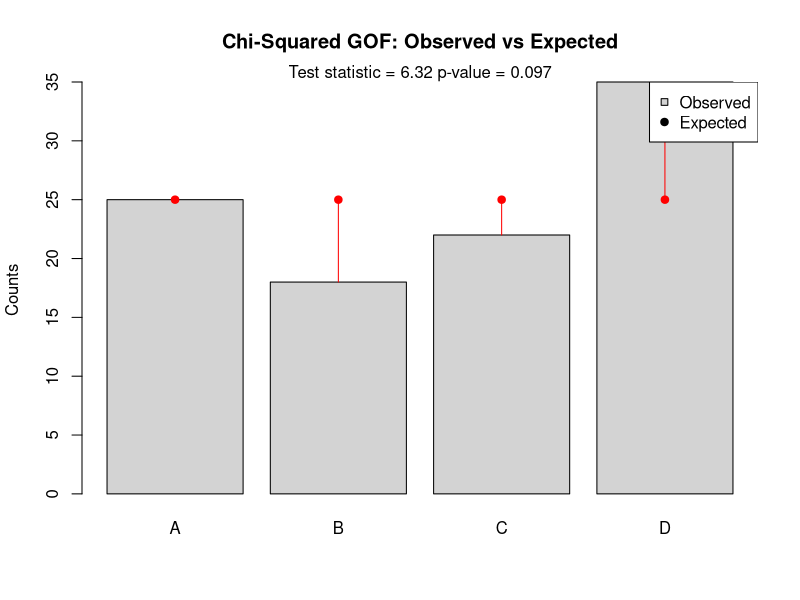
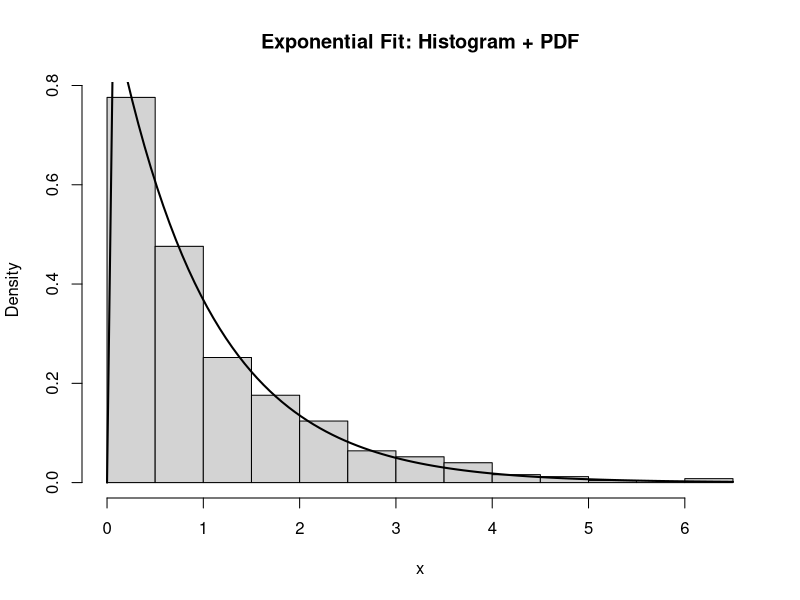
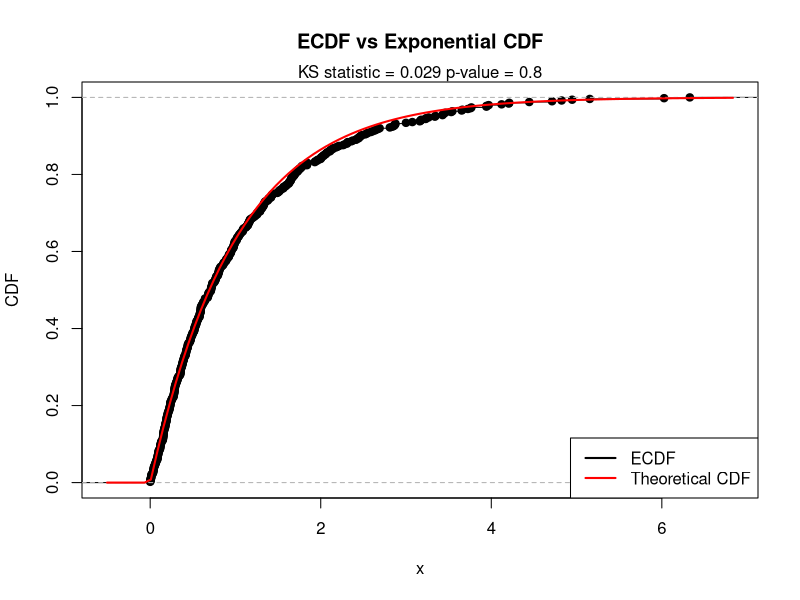
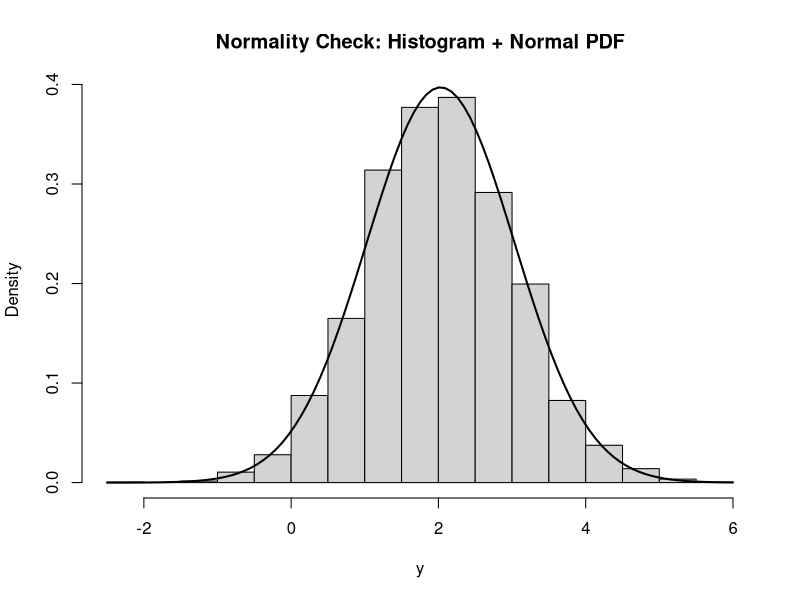
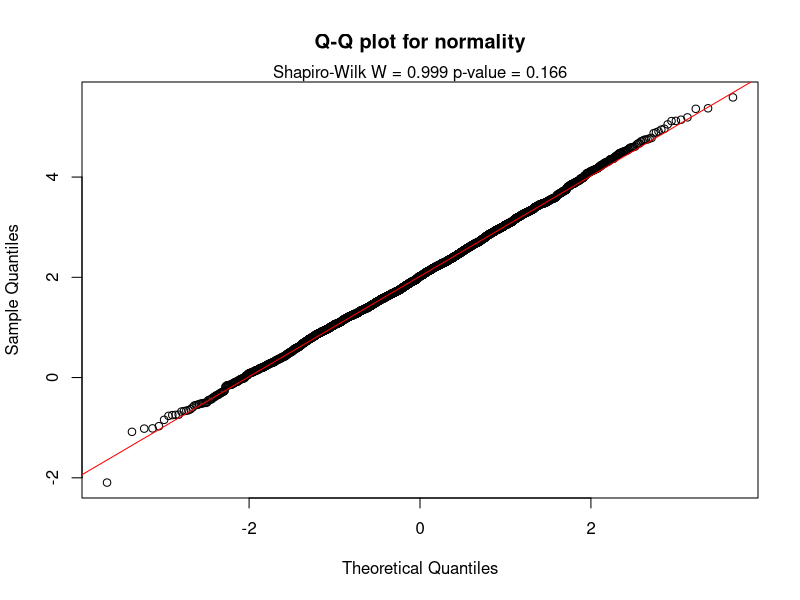
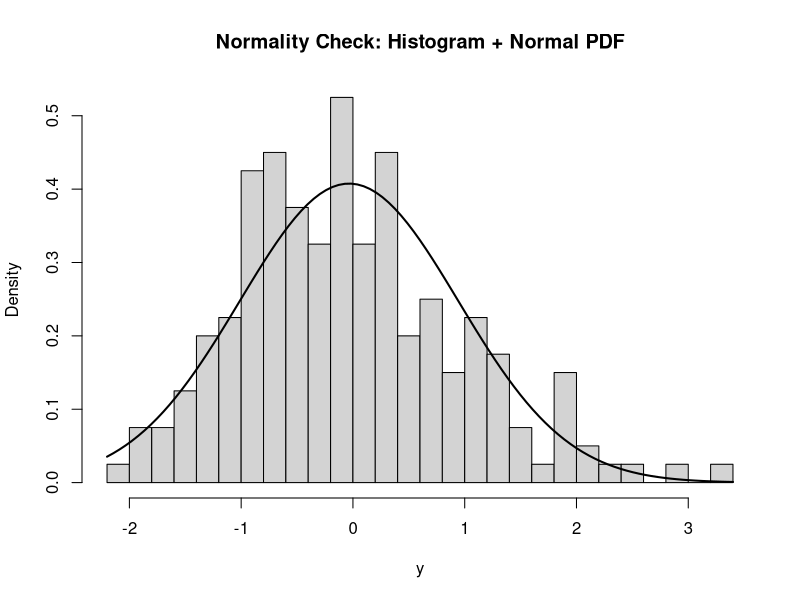
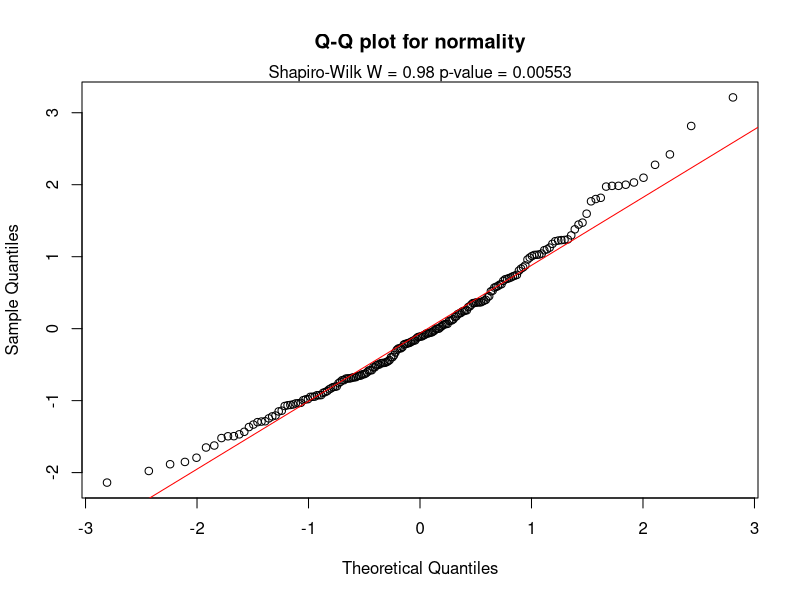

Source code (R) for these figures, in order:
#!/usr/bin/env Rscript

### ---------------------------------------------------------
###  Goodness-of-fit tests with diagnostic plots
### ---------------------------------------------------------

set.seed(126)
pdf("gof_plots.pdf", width = 7, height = 6)

### =========================================================
### 1. CHI-SQUARED GOODNESS-OF-FIT (Discrete)
### =========================================================

observed <- c(25, 18, 22, 35)
names(observed) <- c("A","B","C","D")
expected_probs <- rep(0.25, 4)
chisq <- chisq.test(observed, p = expected_probs)
chisq

# --- Plot: Observed vs Expected ---
bar_centers <- barplot(observed,
                       main = "Chi-Squared GOF: Observed vs Expected",
                       ylab = "Counts",
                       col = "lightgray")

expected_counts <- expected_probs * sum(observed)

points(bar_centers, expected_counts, pch = 19, col = "red")
segments(bar_centers, expected_counts, bar_centers, observed, col="red")
legend("topright", legend=c("Observed","Expected"),
       pch=c(22,19), pt.bg=c("lightgray","red"))

mtext(paste("Test statistic =", round(chisq$statistic, 3),
            "p-value =", signif(chisq$p.value, 3)))

### =========================================================
### 2. KOLMOGOROV–SMIRNOV TEST FOR EXPONENTIAL DISTRIBUTION
### =========================================================

x <- rexp(500, rate = 1)
ks_result <- ks.test(x, "pexp", rate = 1)
ks_result

# --- Histogram + fitted curve ---
hist(x, breaks = 20, freq = FALSE,
     main = "Exponential Fit: Histogram + PDF",
     xlab = "x", col = "lightgray")
curve(dexp(x, rate = 1), add = TRUE, lwd = 2)

# --- CDF comparison ---
plot.ecdf(x, main = "ECDF vs Exponential CDF",
          xlab = "x", ylab = "CDF")
curve(pexp(x, rate = 1), add = TRUE, col = "red", lwd = 2)

legend("bottomright", legend=c("ECDF","Theoretical CDF"),
       col=c("black","red"), lwd=2)
mtext(paste("KS statistic =", round(ks_result$statistic,3),
            "p-value =", signif(ks_result$p.value,3)))

### =========================================================
### 3. SHAPIRO–WILK NORMALITY TEST
### =========================================================

y <- rnorm(4000, mean = 2.0, sd = 1.0)  # non-normal data
shap <- shapiro.test(y)
shap
kstestn <- ks.test(y,"pnorm", mean=mean(y), sd=sd(y))
kstestn
kstestl <- ks.test(y,"plnorm", meanlog = 0, sdlog = 0.5)
kstestl

# --- Histogram + Normal fit ---
hist(y, breaks = 20, freq = FALSE,
     main = "Normality Check: Histogram + Normal PDF",
     xlab = "y", col = "lightgray")
curve(dnorm(x, mean=mean(y), sd=sd(y)), add=TRUE, lwd=2)

# --- Q–Q Plot ---
qqnorm(y, main = "Q-Q plot for normality")
qqline(y, col = "red")

mtext(paste("Shapiro-Wilk W =", round(shap$statistic,3),
            "p-value =", signif(shap$p.value,3)))

### =========================================================

### =========================================================
### 4. SHAPIRO–WILK NORMALITY TEST
### =========================================================

z <- rnorm(200, mean = 0, sd = 1.0)  # Normal data
shap <- shapiro.test(z)
shap
kstestn <- ks.test(z,"pnorm")
kstestn

# --- Histogram + Normal fit ---
hist(z, breaks = 20, freq = FALSE,
     main = "Normality Check: Histogram + Normal PDF",
     xlab = "y", col = "lightgray")
curve(dnorm(x, mean=mean(z), sd=sd(z)), add=TRUE, lwd=2)

# --- Q–Q Plot ---
qqnorm(z, main = "Q-Q plot for normality")
qqline(z, col = "red")

mtext(paste("Shapiro-Wilk W =", round(shap$statistic,3),
            "p-value =", signif(shap$p.value,3)))

### =========================================================

dev.off()
cat("Plots saved to gof_plots.pdf\n")

